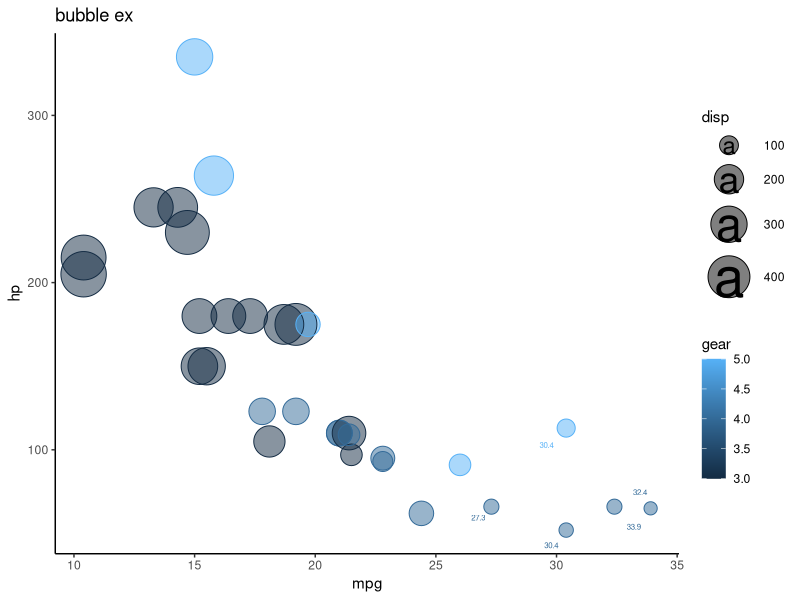

Reproduce this figure in R.
library(tidyverse)
library(ggplot2)
library(ggrepel)



#input data in tidy format. 
dfp<-mtcars%>%as_tibble()




ggplot(dfp, aes(mpg, hp, size=disp, color=gear, fill=gear))+
  
  #geom for labeling points (from ggrepel)
  #conditional filter for labeling only above certain threshold.
  geom_text_repel(aes(size=60,label = ifelse(mpg>27,mpg,"")),
                
                  
                  #determines layout of label
                  min.segment.length = 0.5,
                  
                  segment.color = "grey80",
                  force=30,
                  point.padding=1) +
  

  
  #create 2 geom_point plots, mapped from same data. 
  #Layering the 2 identical allows for customizing "outline" and "fill" of a given point. 
  #shape 16 is a solid circle. 
  #shape 1 is the outline of a circle.
  geom_point(shape=16, alpha=.5)+
  geom_point(shape=1)+
  

  
  scale_size(range = c(2, 15))+
  
  ggtitle("bubble ex")+

  theme_classic()
